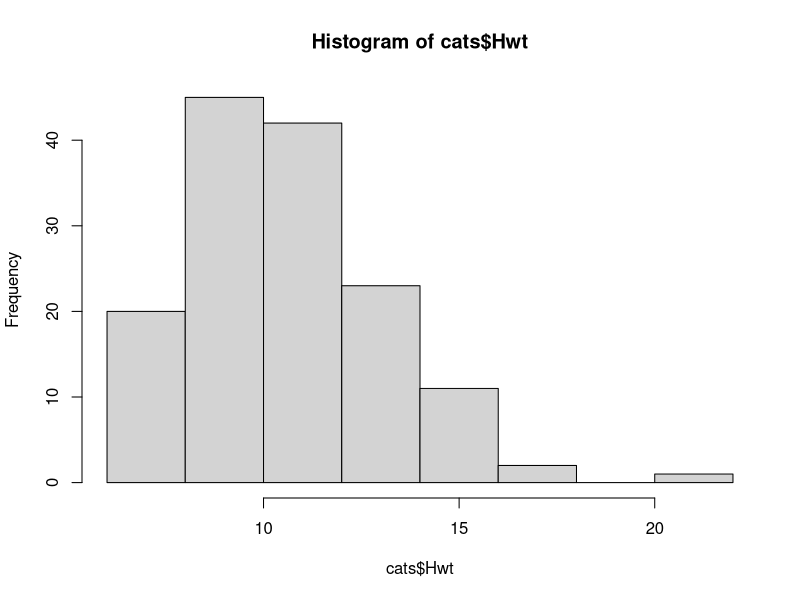
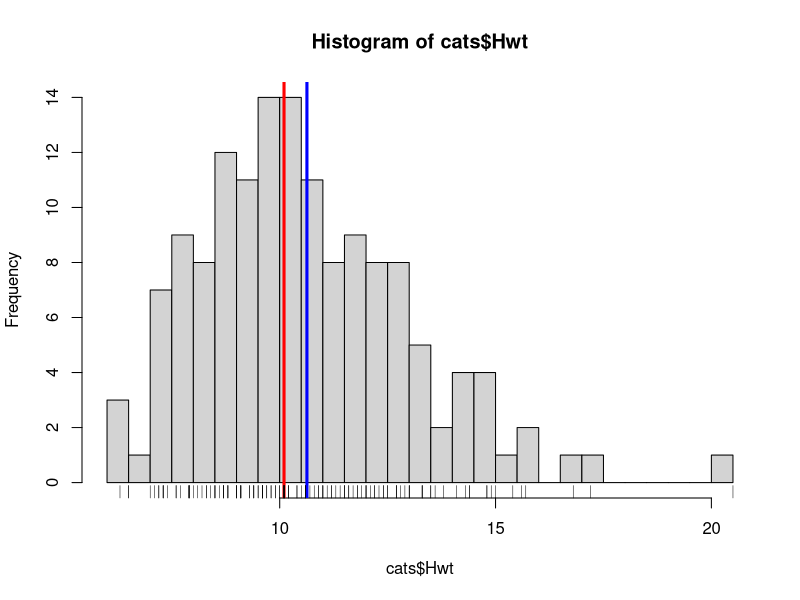
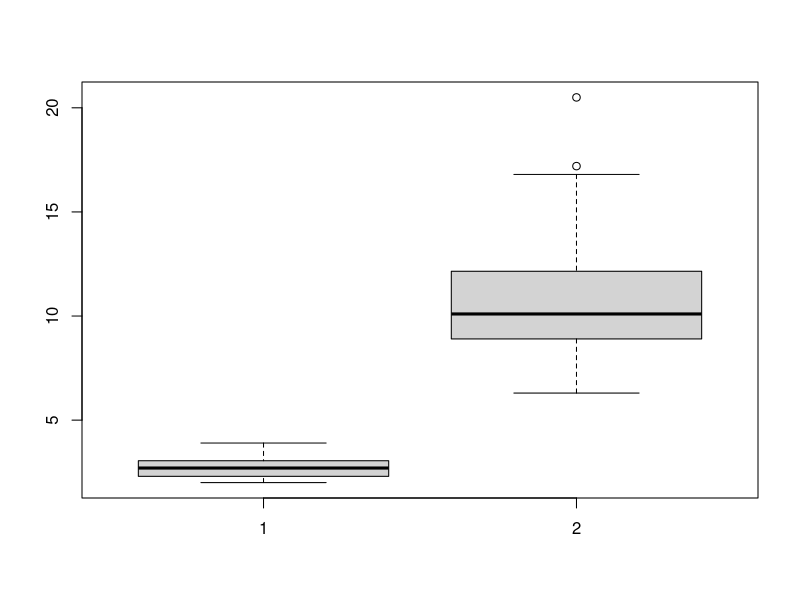
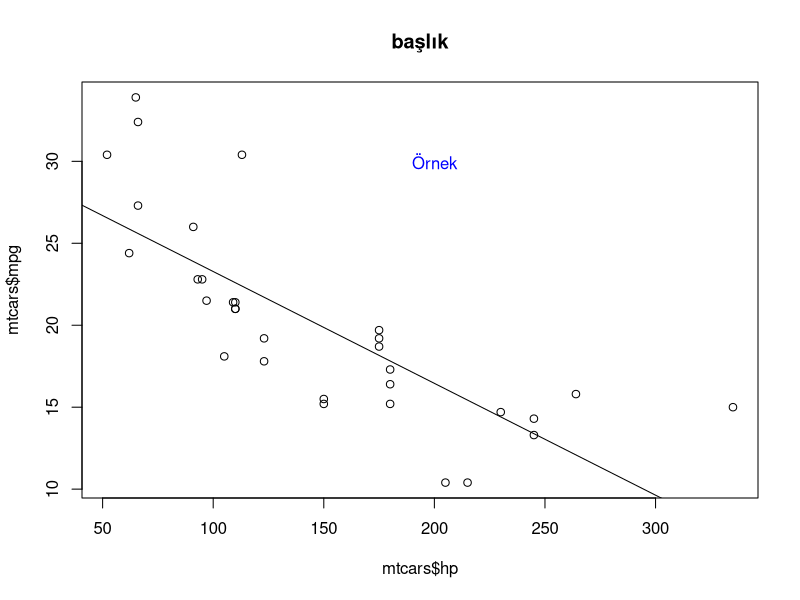
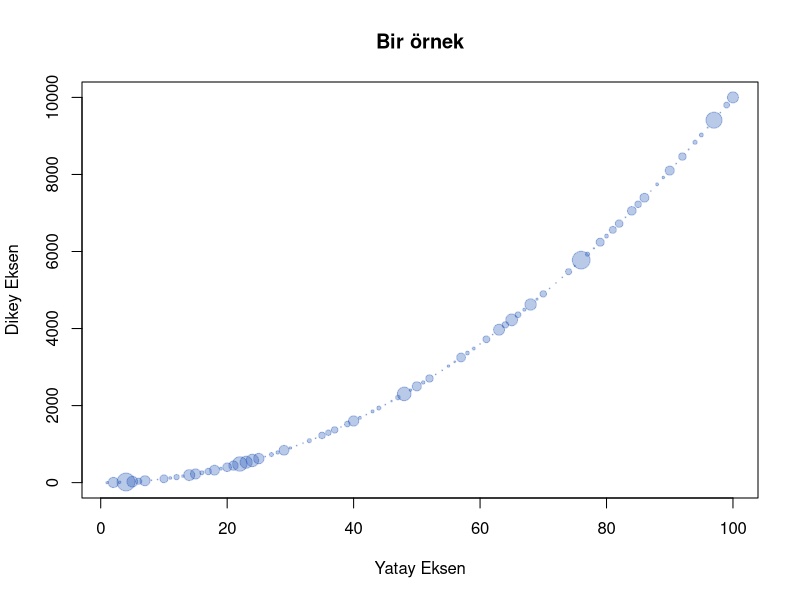

Write the R code that produced these figures, in order. (Note: this script raises an error after producing the figures.)
# see how the data looks like
head(mtcars)
head(mtcars, n=4)
tail(mtcars, n=3)

# see random observations
library(dplyr)
sample_n(mtcars, 6)
sample_frac(mtcars, size=0.1)

# see the class of each variable and its contents
str(mtcars)

# see a better version of the structure
glimpse(mtcars)

library(MASS)
# see how large the data set is
dim(cats)

# see the variables in the dataset
colnames(cats)

# five numbers
fivenum(cats$Bwt)

# see the five numbers for all variables
summary(cats)

# see the statistics in visualization
hist(cats$Hwt)
hist(cats$Hwt, breaks=30)
abline(v=mean(cats$Hwt), col = "blue", lwd=3) # see the mean
abline(v=median(cats$Hwt), col = "red", lwd=3) # see the median
rug(cats$Hwt)

# see the statistics with boxplot
boxplot(cats$Bwt, cats$Hwt)
# how to read boxplot: http://flowingdata.com/2008/02/15/how-to-read-and-use-a-box-and-whisker-plot/

# BASE PLOTTING SYSTEM ------
plot(x=mtcars$hp, y=mtcars$mpg)
reg1 <- lm(mpg~hp, data = mtcars)
abline(reg1)
text(x=200, y= 30, "Örnek", col="blue")
title("başlık")

# Some arguments of plot function
x <-1:100
p <- x^2
plot(p,
     main = "Bir örnek",
     xlab = "Yatay Eksen",
     ylab = "Dikey Eksen",
     col = rgb(0.1, 0.3, 0.7, alpha = 0.3),
     pch = 19,
     cex = abs(rnorm(100)))

# GGPLOT2 PLOTTING SYSTEM ------
p <- ggplot(mtcars, aes(x=hp, y=mpg))
p+geom_point()
p+geom_point()+geom_smooth()
p+geom_point()+geom_smooth()+facet_grid(.~cyl)

# adding color as a dimension
ggplot(mtcars, aes(x=hp, y=mpg))+
        geom_point(aes(col=factor(cyl)))

# also add size as a dimension
ggplot(mtcars, aes(x=hp, y=mpg))+
        geom_point(aes(col=factor(cyl), size=gear))

# also add shape and transparency
ggplot(mtcars, aes(x=hp, y=mpg))+
        geom_point(aes(col=factor(cyl), size=gear, alpha=wt))+
        geom_smooth(method="lm", linetype="dashed", se=FALSE)

ggplot(mtcars, aes(x=hp, y=mpg))+
        geom_point(aes(col=factor(cyl), size=gear, alpha=wt))+
        geom_smooth(method="lm", linetype="dashed", se=FALSE)

# what is aestetic mapping: https://bost.ocks.org/mike/nations/

# boxplot in ggplot2
ggplot(mtcars, aes(factor(cyl), wt))+
        geom_boxplot()

ggplot(mtcars, aes(factor(cyl), wt))+
        geom_boxplot(aes(color=factor(cyl)))

ggplot(mtcars, aes(factor(cyl), wt))+
        geom_boxplot(aes(color=factor(cyl)))+
        coord_flip()
